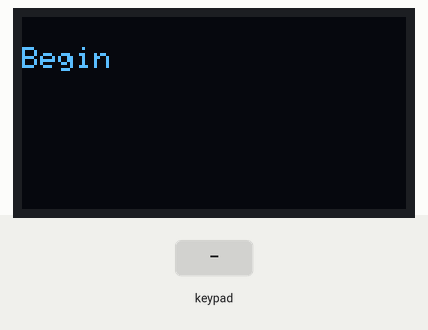
This sketch was run on a simulated ESP32. Parts: 128×64 one-colour display. The inputs (shaded band) are chosen by the test bench. What the sketch prints to the serial monitor is not drawn.

Above: at 2.2 s.
2.3 s: keypad keys 1 9 2 7 2 6 2 5 # pressed 0.4 s apart
At 6.3 s:
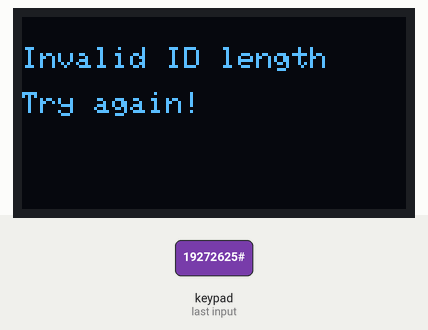
7.4 s: key 'A' pressed
At 8.6 s:
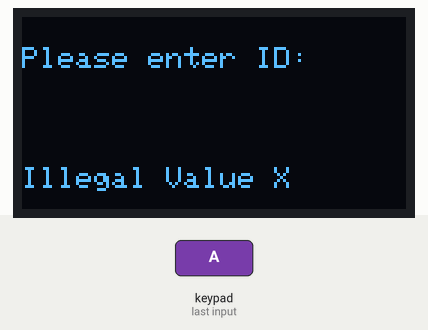
8.9 s: key '*' pressed
At 9.9 s:
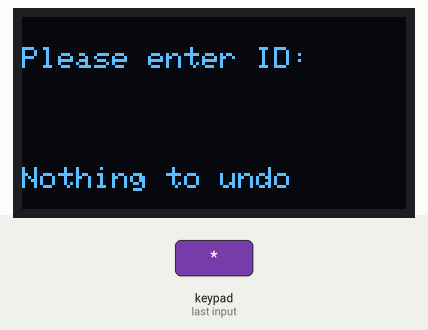
10.4 s: keypad keys 2 4 5 1 8 * pressed 0.4 s apart
At 13.5 s:
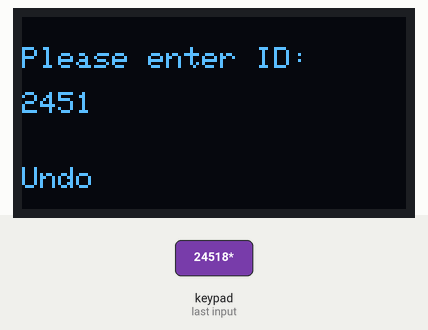
14.3 s: keypad keys 1 3 9 7 2 2 2 2 # pressed 0.4 s apart
At 18.8 s:
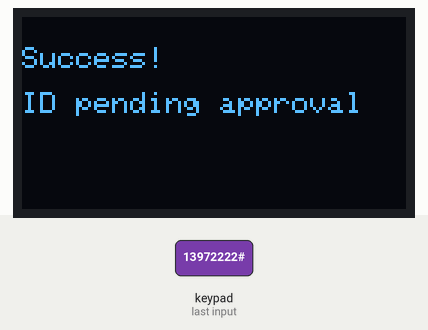
19.4 s: key '1' pressed
At 20.3 s:
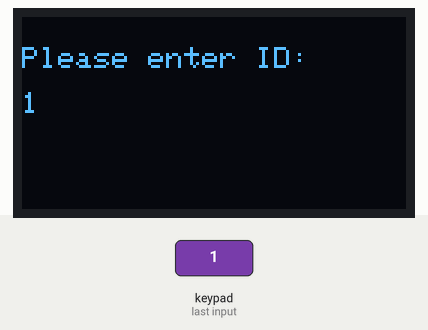
Timing chart, 0 to 21.9 s (numbered marks = the images above; inputs shaded):
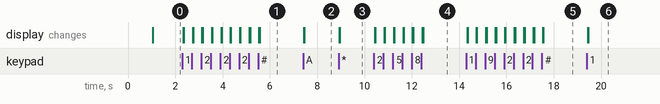

Measured:
- after the input at 2.3 s, the display: first changes at once (image 1 shows a later state)
- after the input at 7.4 s, the display: first changes at once (image 2 shows a later state)
- after the input at 8.9 s, the display: first changes at once (image 3 shows a later state)
- after the input at 10.4 s, the display: first changes at once (image 4 shows a later state)
- after the input at 14.3 s, the display: first changes at once (image 5 shows a later state)
- after the input at 19.4 s, the display: first changes at once (image 6 shows a later state)

The sketch:

CustomKeypad_Features.ino
```cpp
/* @file CustomKeypad.pde
|| @version 1.0
|| @author Alexander Brevig
|| @contact alexanderbrevig@gmail.com
||
|| @description
|| | Demonstrates changing the keypad size and key values.
|| #
*/
#include <Keypad.h>
#include <Wire.h>
#include <Adafruit_GFX.h>
#include <Adafruit_SSD1306.h>

#define SCREEN_WIDTH 128 // OLED display width, in pixels
#define SCREEN_HEIGHT 64 // OLED display height, in pixels

const byte ROWS = 4; //four rows
const byte COLS = 4; //four columns
//define the cymbols on the buttons of the keypads
char hexaKeys[ROWS][COLS] = {
  {'1','2','3', 'A'},
  {'4','5','6','B'},
  {'7','8','9','C'},
  {'*','0','#','D'}
};
byte rowPins[ROWS] = {19, 27,26, 25}; //connect to the row pinouts of the keypad
byte colPins[COLS] = {2, 4, 5, 18}; //connect to the column pinouts of the keypad

//initialize an instance of class NewKeypad
Keypad customKeypad = Keypad( makeKeymap(hexaKeys), rowPins, colPins, ROWS, COLS);
Adafruit_SSD1306 display(SCREEN_WIDTH, SCREEN_HEIGHT, &Wire, -1);


void setup(){
  Serial.begin(9600);


  if(!display.begin(SSD1306_SWITCHCAPVCC, 0x3C)) { // Address 0x3D for 128x64
    Serial.println(F("SSD1306 allocation failed"));
    for(;;);
  }
  delay(1000);
  display.clearDisplay();
  display.setTextSize(1);
  display.setTextColor(WHITE);
  display.setCursor(0, 10);
  // Display static text
  display.println("Begin");
  display.display();

}

String inputString = "";
int ID_len = 0;
void loop(){
  char customKey = customKeypad.getKey();
    if(customKey){
      display.clearDisplay();
      display.setTextSize(1);
      display.setTextColor(WHITE);
      display.setCursor(0, 10);
      display.println("Please enter ID:");
      display.display();
      if(customKey == 'A' || customKey == 'B' || customKey == 'C' || customKey == 'D'){
          display.setCursor(0, 50);
          display.println("Illegal Value X");
          display.display();
          Serial.println("illegal value");
      }
      else if(customKey == '*'){
          if(ID_len == 0) {
            display.setCursor(0, 50);
            display.println("Nothing to undo");
            display.display();
            Serial.println("Nothing to undo");
          } else {
            inputString = inputString.substring(0,inputString.length() - 1);
            ID_len -= 1;
            display.setCursor(0, 25);
            display.println(inputString);
            display.display();
            display.setCursor(0, 50);
            display.println("Undo");
            display.display();
            Serial.println(inputString);
          }
      }
      else if(customKey == '#'){
            display.clearDisplay();
            display.setTextSize(1);
            display.setTextColor(WHITE);
            display.setCursor(0, 10);
          if(ID_len != 9) {
            display.println("Invalid ID length");
            display.setCursor(0, 25);
            display.println("Try again!");
            display.display();
            Serial.println("invalid ID length");
          } else {
            display.println("Success!");
            display.setCursor(0, 25);
            display.println("ID pending approval");
            display.display();
            Serial.println("ID sent to approval queue");
          }
          inputString = "";
          ID_len = 0;
      }
      else{
        if(ID_len == 9) {
          display.setCursor(0, 50);
          display.println("Maximum length!");
          display.display();
          Serial.println("Maximum length excceded");
        } else {
          inputString += customKey;
          ID_len += 1;

          Serial.println(inputString);
        }
        display.setCursor(0, 25);
        display.println(inputString);
        display.display();
      }
    }
}
```
